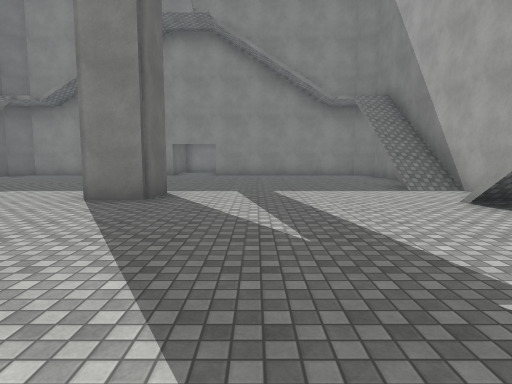
View 1 (above)

12 first-person views from a walk through a 3-D level made in the Unity game engine. The camera is 1.5 m above the floor, tilts 6° down and sees 75° across. The floor is counted in squares, 2 m on a side. Each view is taken from the middle of a square. On the plan, view 1 faces up. The plan holds only what a view shows up to about 11 squares ahead; the rest is blank. The place goes on beyond the plan. The player character is not drawn. Door leaves are left out, so doorways stand open. Surface patterns are stand-ins for the level's own textures.

View 2
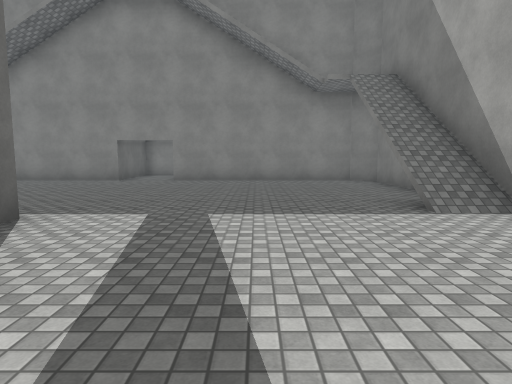

View 3
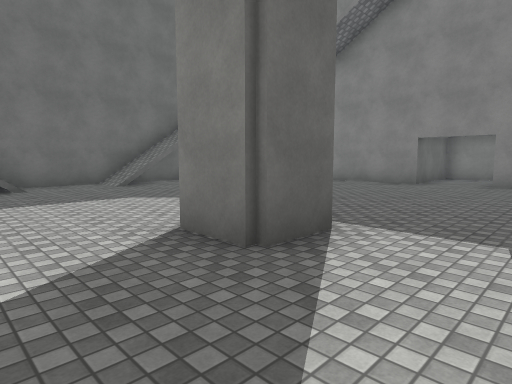

View 4
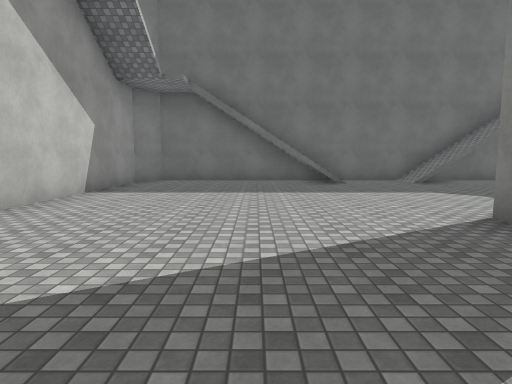

View 5
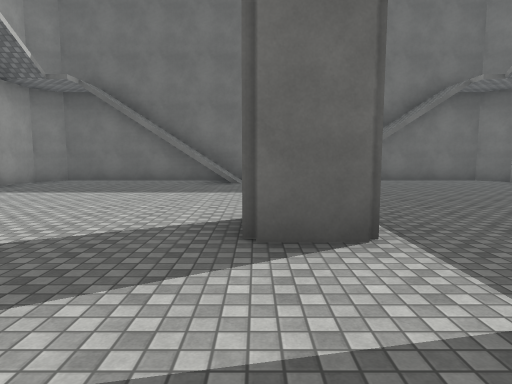

View 6
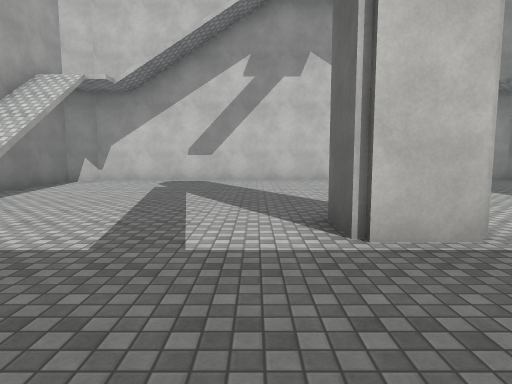

View 7
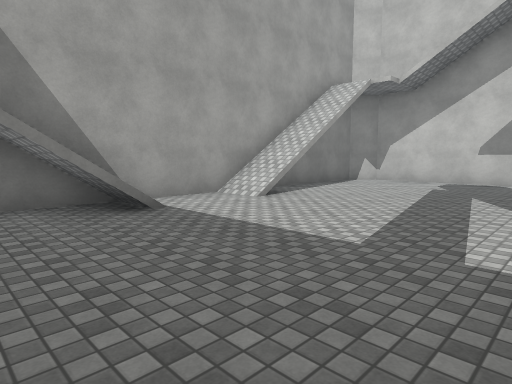

View 8
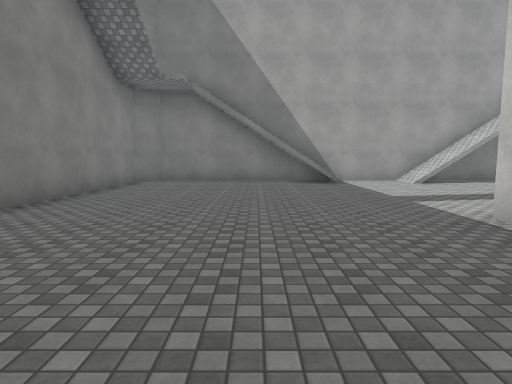

View 9
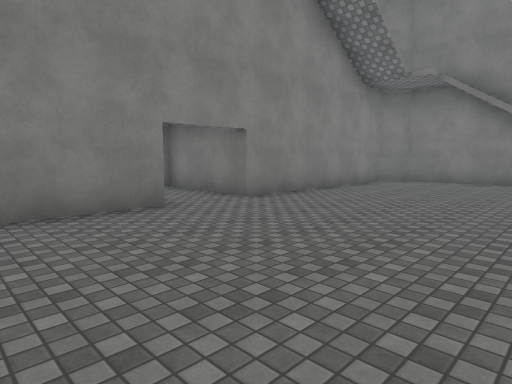

View 10
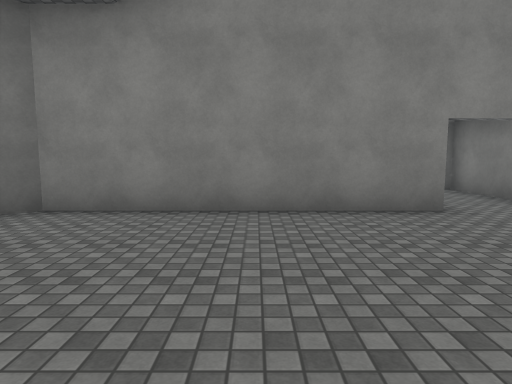

View 11
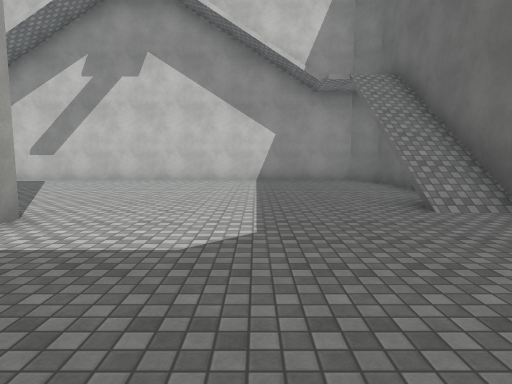

View 12
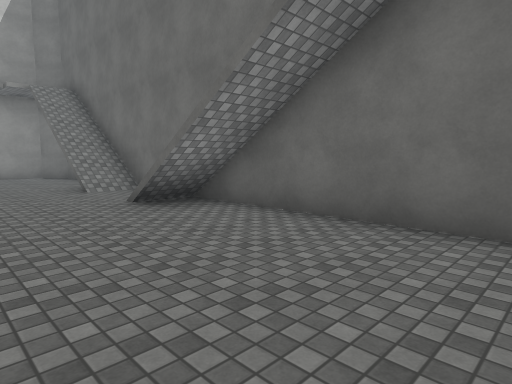

### Floor plan
Points are (right, up) in squares from view 1. A wall is a line through its corners. A room is listed if a view was taken in it or the views show most of it. See-through windows are left out.
Room 1 (views 1, 2, 3, 4, 5, 6, 7, 8, 9, 10, 11, 12)
walls: (-3.2, 7.1) (-1.9, 7.1) (-1.9, 5.9) (-3.1, 5.9); (-3.5, 13.6) (-9, 13.6) (-9.6, 13) (-9.6, 8.5); (-8.4, 5.5) (-8.4, 4); (-8.4, 9) (-8.4, 7.6); (-9.6, 4.5) (-9.6, 0) (-9, -0.6) (4, -0.6) (4.6, 0) (4.6, 13) (4, 13.6) (-1.5, 13.6)
ways out: opening at (-8, 6.5) to room 2; open door at (-2.5, 14) to room 3
Room 2 (no view inside)
walls: (-9.6, 8.5) (-9.6, 4.5)
ways out: opening at (-8, 6.5) to room 1
Room 3 (no view inside)
walls: (-3.5, 16.2) (-3.5, 13.6); (-1.5, 13.6) (-1.5, 16.6) (-3, 16.6)
ways out: open door at (-2.5, 14) to room 1

Positions as (right, up) in squares from view 1, and headings:
1: (0, 0), facing up
2: (1, 3), facing up
3: (0, 4), facing up-left
4: (1, 3), facing left
5: (1, 6), facing left
6: (-1, 10), facing down
7: (-1, 10), facing down-right
8: (-6, 10), facing right
9: (-6, 9), facing up-right
10: (-6, 9), facing up
11: (-6, 10), facing down
12: (-6, 13), facing down-left
